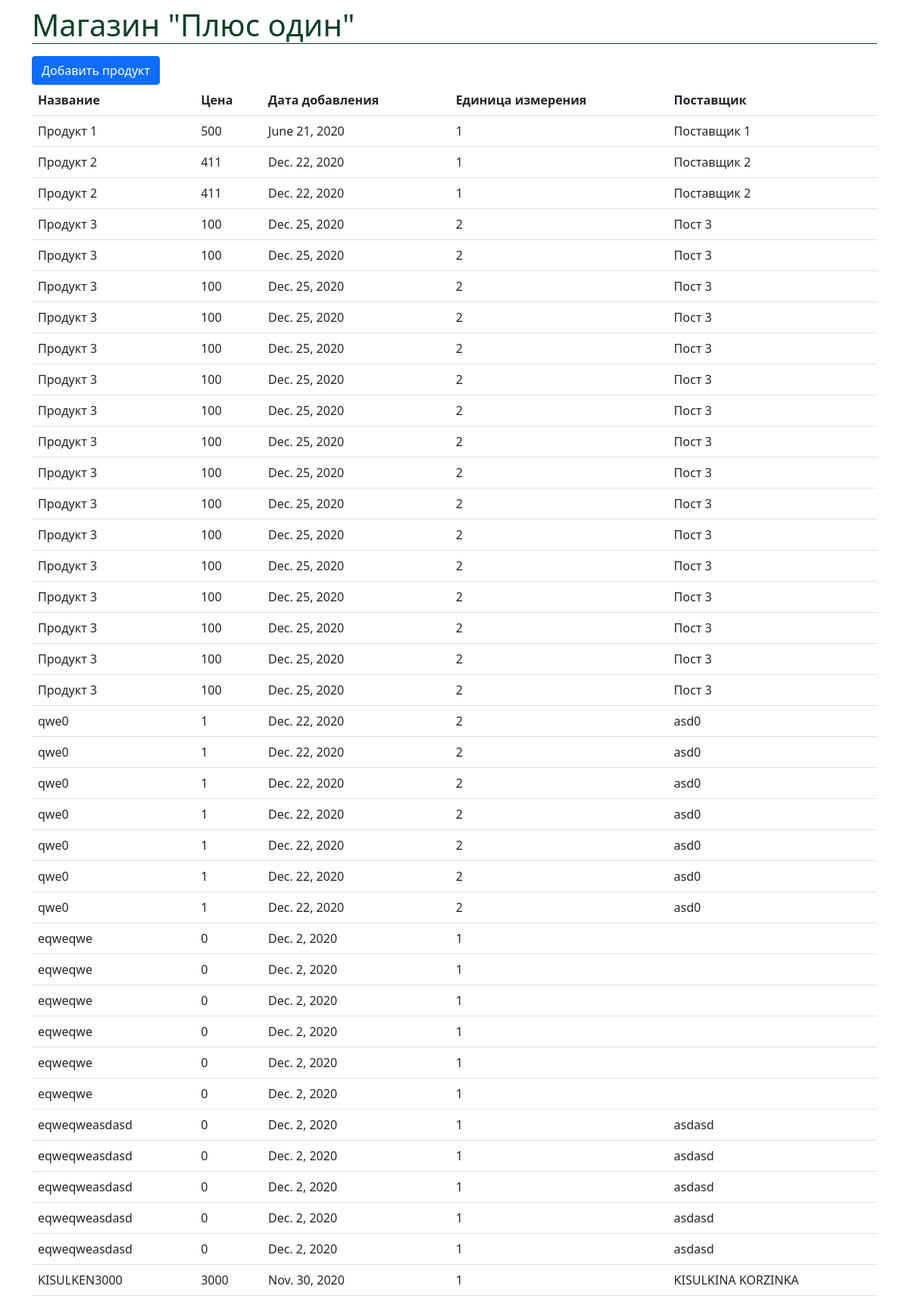
The page / on the database its author committed.
### product/models.py (models this page shows)
class Product(models.Model):
    UNITS = (
        (1, 'шт.'),
        (2, 'кг.'),
    )
    class Meta:
        verbose_name = "продукт"
        verbose_name_plural = "продукты"
    name = models.CharField(verbose_name='название', max_length=128)
    date = models.DateField(verbose_name='дата поступления')
    price = models.DecimalField(verbose_name='цена', max_digits=8, decimal_places=0, default=0)
    unit = models.IntegerField(verbose_name='единица измерения', choices=UNITS)
    provider = models.CharField(verbose_name='поставщик', max_length=256, blank=True)

### product/views.py (the view)
# urls.py: path('', index, name='index'),
def index(request):
    return render(request, 'product/goods-list.html', {'products': Product.objects.all()})

### templates/product/goods-list.html
{% extends 'base.html' %}
{% load static %}
{% block content %}
        <button
            class="js-create-good btn btn-primary"
            data-goods-url="{% url 'product:add' %}"
        >Добавить продукт</button>
    <table class="table">
        <tr>
            <th>Название</th>
            <th>Цена</th>
            <th>Дата добавления</th>
            <th>Единица измерения</th>
            <th>Поставщик</th>
        </tr>
        {% for product in products %}
            <tr>
                <td>{{ product.name }}</td>
                <td>{{ product.price }}</td>
                <td>{{ product.date }}</td>
                <td>{{ product.unit }}</td>
                <td>{{ product.provider }}</td>
            </tr>
        {% endfor %}
    </table>
{% endblock %}

### templates/base.html (shortened to what this page needs)
<!DOCTYPE html>
{% load static %}
<html lang="en">
<head>
    {% block css %}
        <link href="{% static 'css/bootstrap.min.css' %}" rel="stylesheet"/>
        <link href="{% static 'css/style.css' %}" rel="stylesheet"/>
    {% endblock %}
</head>
<body>
<div class="container">
    {% block header %}
        <div class="header">
            <h1><a href="/">Магазин "Плюс один"</a></h1>
        </div>
    {% endblock %}
    {% block content %}
    {% endblock %}
</div>
</body>
</html>

### static/css/style.css (style rules this page uses)
body, html { padding: 0; margin: 0; }
.header { height: 50px; width: 100%; border-bottom: 1px solid #0c4128; position: relative; margin-bottom: 1em; }
.header a { text-decoration: none; color: #0c4128; display: block; margin: 0; position: absolute; top: 50%; transform: translate(0, -50%) }

### rows shown on the page
Product: name "Продукт 1", price "500", date "June 21, 2020", unit "1", provider "Поставщик 1"
Product: name "Продукт 2", price "411", date "Dec. 22, 2020", unit "1", provider "Поставщик 2"
Product: name "Продукт 2", price "411", date "Dec. 22, 2020", unit "1", provider "Поставщик 2"
Product: name "Продукт 3", price "100", date "Dec. 25, 2020", unit "2", provider "Пост 3"
Product: name "Продукт 3", price "100", date "Dec. 25, 2020", unit "2", provider "Пост 3"
Product: name "Продукт 3", price "100", date "Dec. 25, 2020", unit "2", provider "Пост 3"
Product: name "Продукт 3", price "100", date "Dec. 25, 2020", unit "2", provider "Пост 3"
Product: name "Продукт 3", price "100", date "Dec. 25, 2020", unit "2", provider "Пост 3"
Product: name "Продукт 3", price "100", date "Dec. 25, 2020", unit "2", provider "Пост 3"
Product: name "Продукт 3", price "100", date "Dec. 25, 2020", unit "2", provider "Пост 3"
Product: name "Продукт 3", price "100", date "Dec. 25, 2020", unit "2", provider "Пост 3"
Product: name "Продукт 3", price "100", date "Dec. 25, 2020", unit "2", provider "Пост 3"
Product: name "Продукт 3", price "100", date "Dec. 25, 2020", unit "2", provider "Пост 3"
Product: name "Продукт 3", price "100", date "Dec. 25, 2020", unit "2", provider "Пост 3"
Product: name "Продукт 3", price "100", date "Dec. 25, 2020", unit "2", provider "Пост 3"
Product: name "Продукт 3", price "100", date "Dec. 25, 2020", unit "2", provider "Пост 3"
Product: name "Продукт 3", price "100", date "Dec. 25, 2020", unit "2", provider "Пост 3"
Product: name "Продукт 3", price "100", date "Dec. 25, 2020", unit "2", provider "Пост 3"
Product: name "Продукт 3", price "100", date "Dec. 25, 2020", unit "2", provider "Пост 3"
Product: name "qwe0", price "1", date "Dec. 22, 2020", unit "2", provider "asd0"
Product: name "qwe0", price "1", date "Dec. 22, 2020", unit "2", provider "asd0"
Product: name "qwe0", price "1", date "Dec. 22, 2020", unit "2", provider "asd0"
Product: name "qwe0", price "1", date "Dec. 22, 2020", unit "2", provider "asd0"
Product: name "qwe0", price "1", date "Dec. 22, 2020", unit "2", provider "asd0"
Product: name "qwe0", price "1", date "Dec. 22, 2020", unit "2", provider "asd0"
Product: name "qwe0", price "1", date "Dec. 22, 2020", unit "2", provider "asd0"
Product: name "eqweqwe", price "0", date "Dec. 2, 2020", unit "1"
Product: name "eqweqwe", price "0", date "Dec. 2, 2020", unit "1"
Product: name "eqweqwe", price "0", date "Dec. 2, 2020", unit "1"
Product: name "eqweqwe", price "0", date "Dec. 2, 2020", unit "1"
Product: name "eqweqwe", price "0", date "Dec. 2, 2020", unit "1"
Product: name "eqweqwe", price "0", date "Dec. 2, 2020", unit "1"
Product: name "eqweqweasdasd", price "0", date "Dec. 2, 2020", unit "1", provider "asdasd"
Product: name "eqweqweasdasd", price "0", date "Dec. 2, 2020", unit "1", provider "asdasd"
Product: name "eqweqweasdasd", price "0", date "Dec. 2, 2020", unit "1", provider "asdasd"
Product: name "eqweqweasdasd", price "0", date "Dec. 2, 2020", unit "1", provider "asdasd"
Product: name "eqweqweasdasd", price "0", date "Dec. 2, 2020", unit "1", provider "asdasd"
Product: name "KISULKEN3000", price "3000", date "Nov. 30, 2020", unit "1", provider "KISULKINA KORZINKA"
